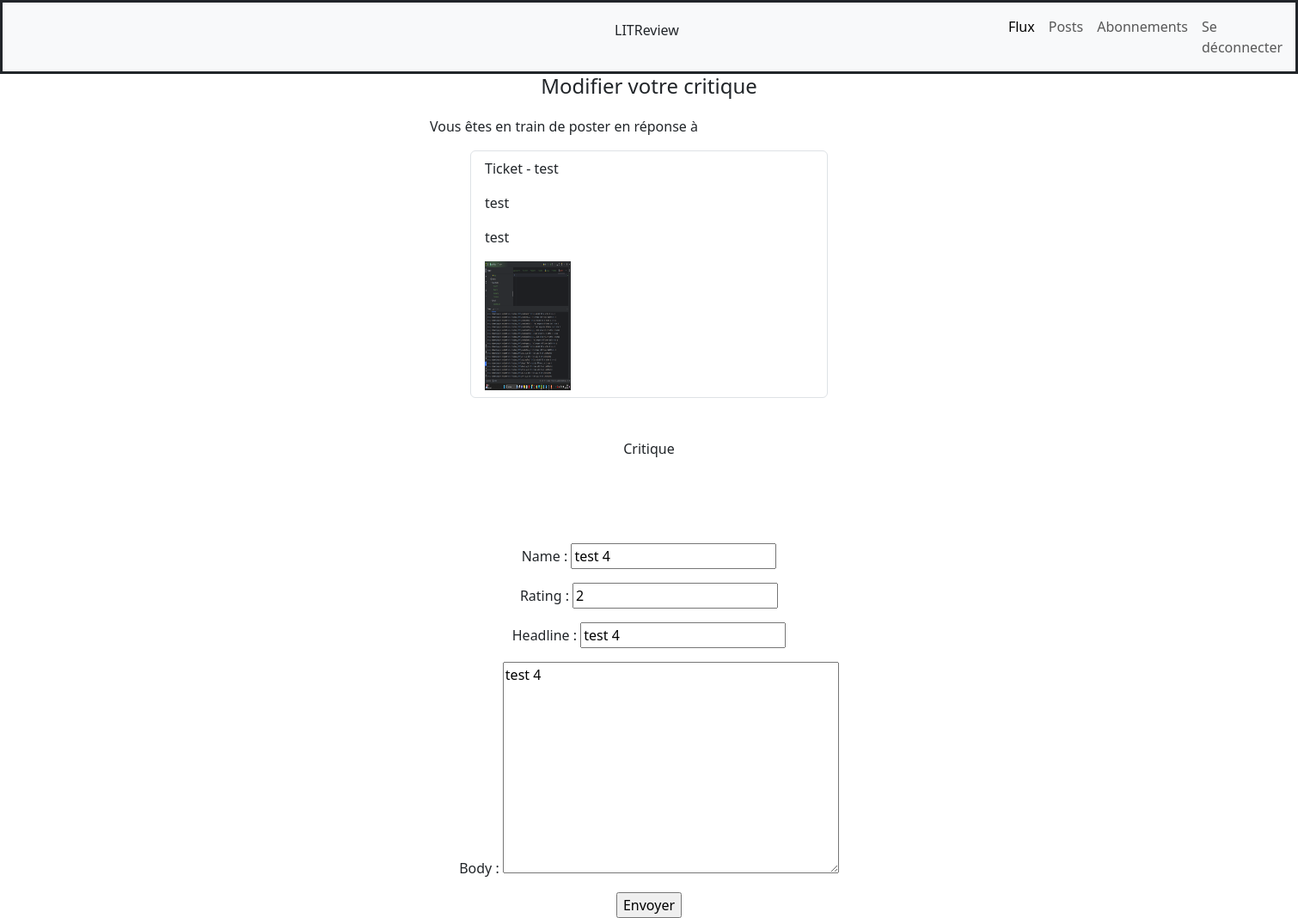
The app's page /2/update_review/ (signed in) with its own data.
### critical/models.py (models this page shows, shortened)
class Review(models.Model):
    name = models.CharField(max_length=100)
    ticket = models.ForeignKey(to=Ticket, null=True, on_delete=models.CASCADE)
    rating = models.PositiveSmallIntegerField(
        validators=[MinValueValidator(0), MaxValueValidator(5)]
    )
    user = models.ForeignKey(to=User, on_delete=models.CASCADE)
    headline = models.CharField(max_length=128)
    body = models.TextField(max_length=8192, blank=True)
    time_created = models.DateTimeField(auto_now_add=True)

class Ticket(models.Model):
    title = models.CharField(max_length=128)
    description = models.TextField(max_length=2048, blank=True)
    user = models.ForeignKey(to=User, on_delete=models.CASCADE)
    image = models.ImageField(null=True, blank=True, upload_to='ticket')
    time_created = models.DateTimeField(auto_now_add=True)

### critical/views.py (the view)
# urls.py: path('<int:id>/update_review/', critical.views.update_review, name='update-review'),
@login_required
def update_review(request, id):
    review = Review.objects.get(id=id)
    form = ReviewForm(instance=review)
    if request.method == 'POST':
        form = ReviewForm(request.POST, instance=review)
        if form.is_valid():
            form.save()
            return redirect('posts')
    return render(request,
                'critical/update_review.html',
                {'form': form, 'review': review})

### critical/forms.py
class ReviewForm(forms.ModelForm):
   class Meta:
     model = Review
     exclude = ('user', 'ticket')

### templates/critical/update_review.html (shortened to what this page needs)
{% extends 'critical/base.html' %}
{% load crispy_forms_tags %}
{% block content %}
<h4 style="text-align:center">Modifier votre critique</h4>
<div style="display: flex; margin-top: 20px; margin-left: 500px">
    <p >Vous êtes en train de poster en réponse à</p>
</div>
<div class="container">
  <div class="row">
      <div class="col-sm"></div>
      <div class="col-sm">
        <ul class="list-group">
            <li class="list-group-item">
                <p>Ticket - {{ review.ticket.user }}</p>
                <p>{{ review.ticket.title }}</p>
                <p>{{ review.ticket.description }}</p>
                {% if review.ticket.image %}
                <img src="{{ review.ticket.image.url }}" style="width: 100px; height: 150px;">
                {% endif %}
            </li>
        </ul>
      </div>
      <div class="col-sm"></div>
  </div>
</div>
<h6 style ="text-align: center; margin-top: 50px">Critique</h6>
<form action="" method="post" style="margin-top:100px; text-align:center">
<div class="row">
    <div class="col-15">
      {{ form.as_p }}
      <input type="submit" value="Envoyer" aria-label="Modifier la critique">
    </div>
</div>
</form>
{% endblock %}

### records on screen
Review: ticket.user "test", ticket "test", ticket.description "test", ticket.image (picture), name "test 4", rating "2", headline "test 4", body "test 4"
